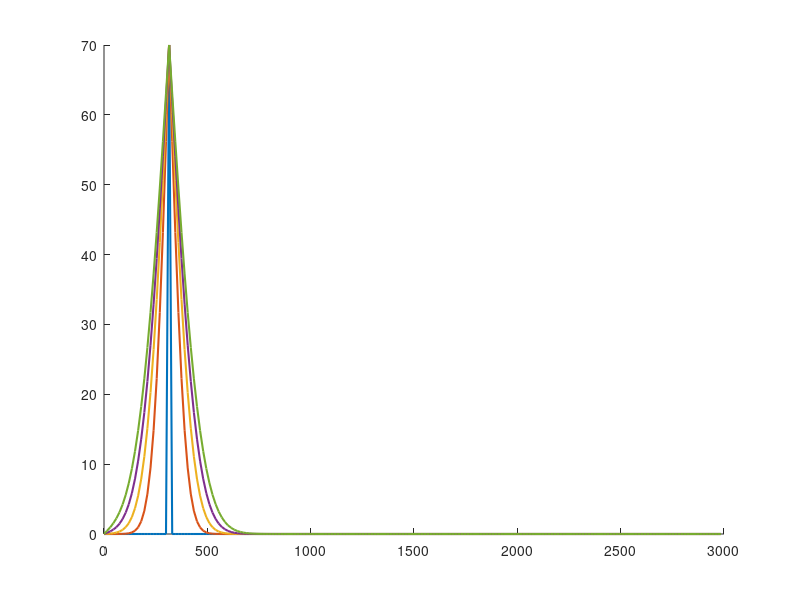

The MATLAB script that drew this image: (Note: this script raises an error after producing the figure.)
clear; clc; close all;

NIM = [0, 8, 7]; % NIM 087

L = 3000;
dx = 15;
T_total = 7200;
dt = 6;
G = 1;
z = NIM(3); % Digit terakhir NIM

Source_Konsentarsi = 10 * z;
Source_Grid = 15 + z;

imax = round(L / dx);
nmax = round(T_total / dt);

C = zeros(nmax, imax);

alpha = (G * dt) / (dx^2);
fprintf('Nilai Alpha: %.4f (Stabil jika <= 0.5)\n', alpha);

for n = 1 : nmax - 1
    C(n, Source_Grid) = Source_Konsentarsi;
    for i = 2 : imax - 1
        C(n+1, i) = C(n, i) + alpha * (C(n, i+1) - 2 * C(n, i) + C(n, i-1));
    end
    C(n+1, 1) = 0;
    C(n+1, imax) = 0;
    C(n+1, Source_Grid) = Source_Konsentarsi;
end

x_vec = 0:dx:(imax-1)*dx;
t_vec = 0:dt:(nmax-1)*dt;

figure(1);
hold on;
plot_times = round(linspace(1, nmax, 5));
labels_time = {};

for k = 1:length(plot_times)
    t_idx = plot_times(k);
    plot(x_vec, C(t_idx, :), 'LineWidth', 1.5);
    labels_time{k} = sprintf('t = %.0f s', t_vec(t_idx));
end
title(['Skenario 2: Konsentrasi Polutan terhadap Ruang (G=', num2str(G), ')'], ["Feby Syarief A-0087-Ose C"]);
xlabel('Jarak (meter)');
ylabel('Konsentrasi (mg/l)');
legend(labels_time);
grid on;
hold off;

selected_grids = [Source_Grid, Source_Grid+10, Source_Grid+30, Source_Grid+60, Source_Grid+100];
selected_grids = selected_grids(selected_grids < imax);

figure(2);
hold on;
labels_grid = {};

for k = 1:length(selected_grids)
    g_idx = selected_grids(k);
    plot(t_vec, C(:, g_idx), 'LineWidth', 1.5);
    labels_grid{k} = sprintf('Grid %d (x=%.0fm)', g_idx, x_vec(g_idx));
end
title(['Skenario 2: Konsentrasi Polutan terhadap Waktu'], ["Feby Syarief A-0087-Ose C"]);
xlabel('Waktu (detik)');
ylabel('Konsentrasi (mg/l)');
legend(labels_grid, 'Location', 'Southeast');
grid on;
hold off;
